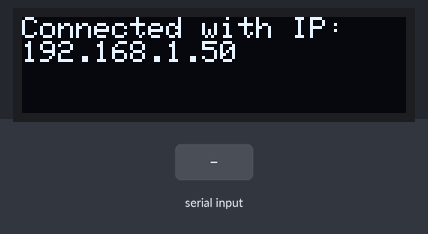
The sketch below on a simulated ESP8266 (NodeMCU). Shown: 128×32 one-colour display. Inputs (shaded band) come from the test bench. WiFi joins after 1.5 s; servers stay silent unless stated; the display library's start-up logo is not drawn; what the sketch prints to the serial monitor is not drawn.

Above: at 6.7 s.
6.8 s: "0\n" received over the second serial link
At 7.2 s:
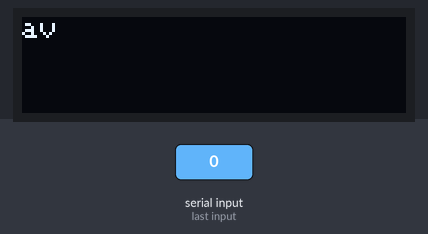
9.3 s: "1\n" received over the second serial link
At 11.16 s:
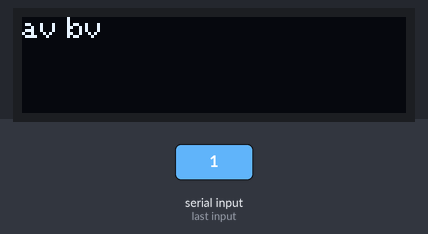
11.7 s: "90;45;200\n" received over the second serial link
14.1 s: "1;90;45\n" received over the second serial link
At 15.14 s:
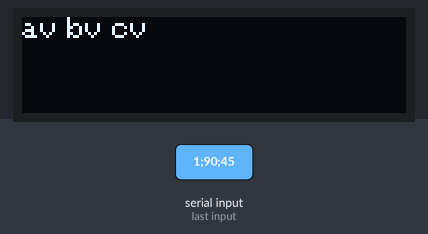
Timing chart, 0 to 16.7 s (numbered marks = the images above; inputs shaded):
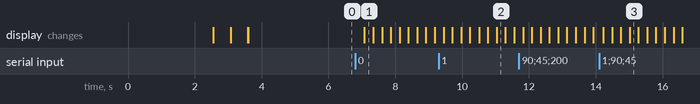

The sketch:

esp32-board-v3.ino
```cpp
#include <SPI.h>
#include <Wire.h>
#include <Adafruit_GFX.h>
#include <Adafruit_SSD1306.h>
#define SCREEN_WIDTH 128 // OLED display width, in pixels
#define SCREEN_HEIGHT 32 // OLED display height, in pixels
#define OLED_RESET     4 // Reset pin # (or -1 if sharing Arduino reset pin)
#define SCREEN_ADDRESS 0x3C ///< See datasheet for Address; 0x3D for 128x64, 0x3C for 128x32
Adafruit_SSD1306 display(SCREEN_WIDTH, SCREEN_HEIGHT, &Wire, OLED_RESET);
#if defined(ESP32)
#include <WiFi.h>
#include <FirebaseESP32.h>
#elif defined(ESP8266)
#include <ESP8266WiFi.h>
#include <FirebaseESP8266.h>
#endif
#include <NTPClient.h>
#include <WiFiUdp.h>
#include <TimeLib.h>
#define LED_BUILTIN 2
const long utcOffsetInSeconds = 25200;
WiFiUDP ntpUDP;
NTPClient timeClient(ntpUDP, "asia.pool.ntp.org", utcOffsetInSeconds);


String Sdate = "";
String Stime = "";
int Sdo = 0;
int Sec = 0;
float Slat = 0;
float Slong = 0;
int Sorp = 0;
int Sph = 0;
int Stds = 0;
int Stemp = 0;
int Swc = 0;
int Mode = -1;
unsigned int time_second = 0;
unsigned int time_minute = 0;
unsigned int time_hour = 0;
unsigned int time_date = 0;
unsigned int time_month = 0;
unsigned int time_year = 0;
unsigned int time_temp = 0;
float vin = 0.0;
float deepth = 0.0;
unsigned int long time_now = 0;

//=======WIFI CONFIG
//const char *ssid     = "Spektrum Teknologi";
//const char *password = "#2019gantisplas";
//const char *ssid     = "Firman";
//const char *password = "12344321";
const char *ssid     = "roboat";
const char *password = "roboatum";


//=======FIREBASE CONFIG
#include "addons/TokenHelper.h"
#include "addons/RTDBHelper.h"
#define API_KEY "AIzaSyAFOfvASHTz3jfe7kuXMlPH1joyq5dYjbw"
#define DATABASE_URL "https://sambigede-default-rtdb.asia-southeast1.firebasedatabase.app" //<databaseName>.firebaseio.com or <databaseName>.<region>.firebasedatabase.app
#define USER_EMAIL "id.maping@gmail.com"
#define USER_PASSWORD "firebase71217"
FirebaseData fbdo;
FirebaseAuth auth;
FirebaseConfig config;


void UpdateLastDatabase() {
  display.clearDisplay();
  Serial.println("Last Data Update !!!");
  display.setCursor(0, 0); display.print("a");  Firebase.setString(fbdo, "/last-data/kapal-1/date", Sdate) ? display.print("v") : display.print("x"); delay(100); display.display();
  display.setCursor(15, 0); display.print("b");  Firebase.setString(fbdo, "/last-data/kapal-1/time", Stime) ? display.print("v") : display.print("x"); delay(100); display.display();
  display.setCursor(30, 0); display.print("c"); Firebase.setInt(fbdo,   "/last-data/kapal-1/do",   Sdo)   ? display.print("v") : display.print("x"); delay(100); display.display();
  display.setCursor(45, 0); display.print("d"); Firebase.setInt(fbdo,   "/last-data/kapal-1/ec",   Sec)   ? display.print("v") : display.print("x"); delay(100); display.display();
  display.setCursor(60, 0); display.print("e"); Firebase.setFloat(fbdo,   "/last-data/kapal-1/lat",  Slat)  ? display.print("v") : display.print("x"); delay(100); display.display();
  display.setCursor(75, 0); display.print("f"); Firebase.setFloat(fbdo,   "/last-data/kapal-1/long", Slong) ? display.print("v") : display.print("x"); delay(100); display.display();
  display.setCursor(80, 0); display.print("g"); Firebase.setInt(fbdo,   "/last-data/kapal-1/orp",  Sorp)  ? display.print("v") : display.print("x"); delay(100); display.display();
  display.setCursor(95, 0); display.print("h"); Firebase.setInt(fbdo,   "/last-data/kapal-1/ph",   Sph)   ? display.print("v") : display.print("x"); delay(100); display.display();
  display.setCursor(110, 0); display.print("i"); Firebase.setInt(fbdo,   "/last-data/kapal-1/tds",  Stds)  ? display.print("v") : display.print("x"); delay(100); display.display();
  display.setCursor(0, 10); display.print("j"); Firebase.setInt(fbdo,   "/last-data/kapal-1/temp", Stemp) ? display.print("v") : display.print("x"); delay(100); display.display();
  display.setCursor(15, 10); display.print("k"); Firebase.setInt(fbdo,   "/last-data/kapal-1/wc",   Swc)   ? display.print("v") : display.print("x"); delay(100); display.display();
  display.setCursor(30, 10); display.print("l"); Firebase.setInt(fbdo,   "/last-data/kapal-1/innertemp",   time_temp)   ? display.print("v") : display.print("x"); delay(100); display.display();
  display.setCursor(45, 10); display.print("m"); Firebase.setFloat(fbdo,   "/last-data/kapal-1/vin",   vin)   ? display.print("v") : display.print("x"); delay(100); display.display();
  display.setCursor(60, 10); display.print("n"); Firebase.setFloat(fbdo,   "/last-data/kapal-1/deepth",   deepth)   ? display.print("v") : display.print("x"); delay(100); display.display();

}

void UpdateRealtimeDatabase() {
  display.clearDisplay();
  Serial.println("RTDB Update !!!");
  String ref = "/dbrt/kapal-1/" + String(time_year) + "/" + String(time_month) + "/" + String(time_date) + "/" + String(time_now) + "/" + "date";
  display.setCursor(0, 10); display.print("A"); Firebase.setString(fbdo, ref, Sdate) ? display.print("v") : display.print("x"); delay(100); display.display();
  ref = "/dbrt/kapal-1/" + String(time_year) + "/" + String(time_month) + "/" + String(time_date) + "/" + String(time_now) + "/" + "time";
  display.setCursor(0, 20); display.print("B"); Firebase.setString(fbdo, ref, Stime) ? display.print("v") : display.print("x"); delay(100); display.display();
  ref = "/dbrt/kapal-1/" + String(time_year) + "/" + String(time_month) + "/" + String(time_date) + "/" + String(time_now) + "/" + "do";
  display.setCursor(15, 10); display.print("C"); Firebase.setInt(fbdo, ref, Sdo) ? display.print("v") : display.print("x"); delay(100); display.display();
  ref = "/dbrt/kapal-1/" + String(time_year) + "/" + String(time_month) + "/" + String(time_date) + "/" + String(time_now) + "/" + "ec";
  display.setCursor(15, 20); display.print("D"); Firebase.setInt(fbdo, ref, Sec) ? display.print("v") : display.print("x"); delay(100); display.display();
  ref = "/dbrt/kapal-1/" + String(time_year) + "/" + String(time_month) + "/" + String(time_date) + "/" + String(time_now) + "/" + "lat";
  display.setCursor(30, 10); display.print("E"); Firebase.setFloat(fbdo, ref, Slat) ? display.print("v") : display.print("x"); delay(100); display.display();
  ref = "/dbrt/kapal-1/" + String(time_year) + "/" + String(time_month) + "/" + String(time_date) + "/" + String(time_now) + "/" + "long";
  display.setCursor(30, 20); display.print("F"); Firebase.setFloat(fbdo, ref, Slong) ? display.print("v") : display.print("x"); delay(100); display.display();
  ref = "/dbrt/kapal-1/" + String(time_year) + "/" + String(time_month) + "/" + String(time_date) + "/" + String(time_now) + "/" + "orp";
  display.setCursor(45, 10); display.print("G"); Firebase.setInt(fbdo, ref, Sorp) ? display.print("v") : display.print("x"); delay(100); display.display();
  ref = "/dbrt/kapal-1/" + String(time_year) + "/" + String(time_month) + "/" + String(time_date) + "/" + String(time_now) + "/" + "ph";
  display.setCursor(45, 20); display.print("H"); Firebase.setInt(fbdo, ref, Sph) ? display.print("v") : display.print("x"); delay(100); display.display();
  ref = "/dbrt/kapal-1/" + String(time_year) + "/" + String(time_month) + "/" + String(time_date) + "/" + String(time_now) + "/" + "tds";
  display.setCursor(60, 10); display.print("I"); Firebase.setInt(fbdo, ref, Stds) ? display.print("v") : display.print("x"); delay(100); display.display();
  ref = "/dbrt/kapal-1/" + String(time_year) + "/" + String(time_month) + "/" + String(time_date) + "/" + String(time_now) + "/" + "temp";
  display.setCursor(60, 20); display.print("J"); Firebase.setInt(fbdo, ref, Stemp) ? display.print("v") : display.print("x"); delay(100); display.display();
  ref = "/dbrt/kapal-1/" + String(time_year) + "/" + String(time_month) + "/" + String(time_date) + "/" + String(time_now) + "/" + "wc";
  display.setCursor(75, 10); display.print("K"); Firebase.setInt(fbdo, ref, Swc) ? display.print("v") : display.print("x"); delay(100); display.display();
}


void UpdateSensor() {
  String c = Serial1.readStringUntil('\n');
  int addressZ = c.indexOf('Z');
  int addressA = c.indexOf('A');
  int addressB = c.indexOf('B');
  int addressC = c.indexOf('C');
  int addressD = c.indexOf('D');
  int addressE = c.indexOf('E');
  int addressF = c.indexOf('F');
  int addressG = c.indexOf('G');
  int addressH = c.indexOf('H');
  int addressI = c.indexOf('I');
  int addressJ = c.indexOf('J');
  int addressK = c.indexOf('K');
  int addressL = c.indexOf('L');
  int addressM = c.indexOf('M');
  int addressN = c.indexOf('N');
  int addressT = c.indexOf('T');
  int addressEnd = c.indexOf(';');
  Mode = c.substring(addressZ + 1, addressA).toInt();
  Sdate = c.substring(addressA + 1, addressB);
  Stime = c.substring(addressB + 1, addressC);
  Sdo = c.substring(addressC + 1, addressD).toInt();
  Sec = c.substring(addressD + 1, addressE).toInt();
  Slat = c.substring(addressE + 1, addressF).toFloat();
  Slong = c.substring(addressF + 1, addressG).toFloat();
  Sorp = c.substring(addressG + 1, addressH).toInt();
  Sph = c.substring(addressH + 1, addressI).toInt();
  Stds = c.substring(addressI + 1, addressJ).toInt();
  Stemp = c.substring(addressJ + 1, addressK).toInt();
  Swc = c.substring(addressK + 1, addressL).toInt();
  time_temp = c.substring(addressL + 1, addressM).toInt();
  vin = c.substring(addressM + 1, addressN).toFloat();
  deepth = c.substring(addressN + 1, addressT).toFloat();
  time_now = c.substring(addressT + 1, addressEnd).toInt();

}

void PrintSensor() {
  Serial.println("===========================");
  Serial.print("Mode : "); Serial.print(Mode); Mode == 0 ? Serial.println(" DRIVE MODE") : Serial.println(" MEASURE MODE");
  Serial.print("Date : "); Serial.println(Sdate);
  Serial.print("Time : "); Serial.println(Stime);
  Serial.print("DO : "); Serial.println(Sdo);
  Serial.print("EC : "); Serial.println(Sec);
  Serial.print("Lat : "); Serial.println(Slat, 5);
  Serial.print("Long : "); Serial.println(Slong, 5);
  Serial.print("ORP : "); Serial.println(Sorp);
  Serial.print("PH : "); Serial.println(Sph);
  Serial.print("TDS : "); Serial.println(Stds);
  Serial.print("Temp : "); Serial.println(Stemp);
  Serial.print("Inner Temp : "); Serial.println(time_temp);
  Serial.print("Vin : "); Serial.println(vin);
  Serial.print("Depth : "); Serial.println(deepth);
  Serial.print("Time Unix : "); Serial.println(time_now);

}

void DisplaySensor() {
  display.clearDisplay(); display.setTextColor(SSD1306_WHITE);
  display.setCursor(0, 0); display.print(Sdate);
  display.setCursor(92, 0); display.print(Stime);

  if (Mode == 0) {
    display.fillRect(61, 0, 24, 9, SSD1306_WHITE);
    display.setTextColor(SSD1306_INVERSE);
    display.setCursor(65, 1); display.print("DRV");
  } else {
    display.drawRect(61, 0, 24, 9, SSD1306_WHITE);
    display.setTextColor(SSD1306_WHITE);
    display.setCursor(65, 1); display.print("MSR");
  }

  display.setCursor(0, 10); display.print("A:"); display.print(Sph);
  display.setCursor(0, 20); display.print("B:"); display.print(Stds);
  display.setCursor(30, 10); display.print("C:"); display.print(Sdo);
  display.setCursor(30, 20); display.print("D:"); display.print(Sec);
  display.setCursor(60, 10); display.print("E:"); display.print(Sorp);
  display.setCursor(60, 20); display.print("F:"); display.print(Stemp);
  display.setCursor(90, 10); display.print("G:"); display.print(Swc);


  display.display();
}

void setup()
{
  Serial.begin(115200);
  Serial1.begin(115200);


  //=============OLED
  if (!display.begin(SSD1306_SWITCHCAPVCC, SCREEN_ADDRESS)) {
    //Serial.println(F("SSD1306 allocation failed"));
    for (;;); // Don't proceed, loop forever
  }
  display.display();
  delay(2000);
  display.clearDisplay();
  display.setTextColor(SSD1306_WHITE);

  //=========WIFI INIT
  display.setCursor(0, 0);
  display.println("Connecting to ");
  display.print(ssid);
  WiFi.begin(ssid, password);
  while (WiFi.status() != WL_CONNECTED) {
    delay(500);
    display.print(".");
    display.display();
  }
  display.clearDisplay();
  display.setCursor(0, 0);
  display.println("Connected with IP: ");
  display.println(WiFi.localIP());
  display.display();
  delay(2000);


  //==============FIREBASE INIT
  Serial.printf("Firebase Client v%s\n\n", FIREBASE_CLIENT_VERSION);
  config.api_key = API_KEY;
  auth.user.email = USER_EMAIL;
  auth.user.password = USER_PASSWORD;
  config.database_url = DATABASE_URL;
  config.token_status_callback = tokenStatusCallback; //see addons/TokenHelper.h
  Firebase.begin(&config, &auth);
  Firebase.reconnectWiFi(true);
  Firebase.setDoubleDigits(6);

}

void loop()
{
  if (Serial1.available() > 0) {
    UpdateSensor();
    PrintSensor();

    if(Mode==0){
      // Serial.println("DRIVE MODE");
      UpdateLastDatabase();
    }else if(Mode==1){
      //Serial.println("MEASURE MODE");
      UpdateLastDatabase();
      //UpdateRealtimeDatabase();
    }

    //DisplaySensor();
  }

}
```

Measured:
- after the input at 6.8 s, the display: changes after 0.28 s (image 1)
- after the input at 9.3 s, the display: first differs from a run without the input after 1.5 s (image 2 shows a later state)
- after the input at 14.1 s, the display: first differs from a run without the input after 0.39 s (image 3 shows a later state)
